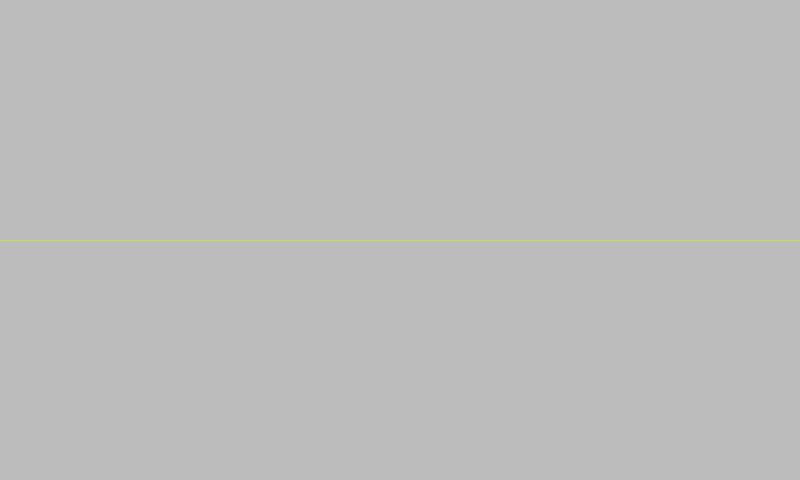
Frame 1 (no input)
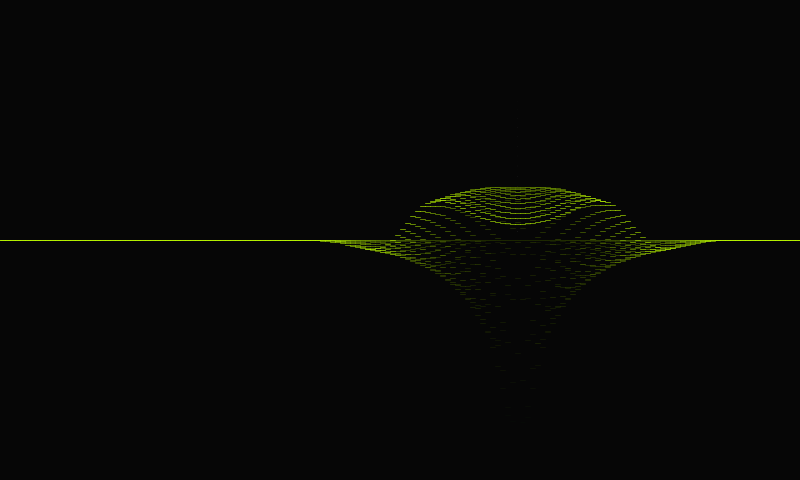
Frame 60 (the mouse pressed at the canvas centre just before this capture)
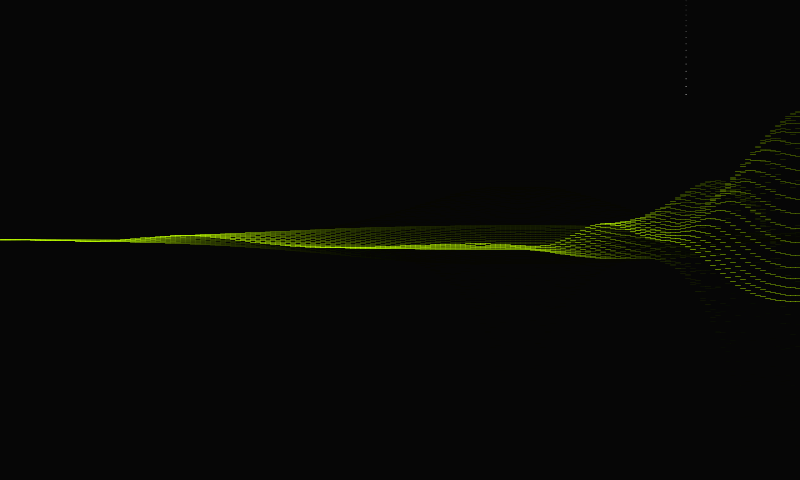
Frame 120 (the mouse held since frame 60 and released just before this capture)

The Processing sketch that drew these frames (run headless with seeded random() and noise(); from frame 60 on, the mouse is pressed at the canvas centre):

// Processing sketch: processing_91211
// ── processing_91211.pde

//Dynamic 2D Waves
/*****************
source http://gamedev.tutsplus.com/tutorials/implementation/make-a-splash-with-2d-water-effects
******************/

int numCols=160;
Water[] water=new Water[numCols];
float ten=0.025;
float damp=0.025;
float spread=0.001;
Stone stone;

void setup() {

  size(800, 480);

  for (int i=0;i<numCols;i++) {

    water[i]=new Water(i*5, 500, 240, 240, 0);
  }

  stone=new Stone(new PVector(random(width), -30));
}


void draw() {

  fill(0, 20);
  noStroke();
  rect(0, 0, 800, 480);

  stone.run();

  if (stone.pos.y>240) {
    stone.pos.y=200-random(1000);
    stone.pos.x=random(width);
    stone.vel.y=0;
    stone.alpha=255;
  } 

  for (int i=0;i<numCols;i++) {

    water[i].display();
    water[i].update(damp, ten);

    if (stone.pos.y<240 && stone.pos.y+stone.vel.y>=240) {

      water[int(stone.pos.x/5)].h=stone.vel.y*stone.vel.y*5;
      stone.alpha=0;
    }

    float[] lDeltas = new float[numCols];
    float[] rDeltas = new float[numCols];

    for (int j=0;j<8;j++) {

      for (int l=0;l<numCols;l++) {
        if (l>0) {
          lDeltas[l]=spread * ( water[l].h - water[l-1].h);
          water[l-1].spd+=lDeltas[l];
        }

        if (l<numCols-1) {

          rDeltas[l] = spread * ( water[l].h -  water[l+1].h);
          water[l+1].spd += rDeltas[l];
        }
      }

      for (int r = 0; r < numCols; r++)
      {
        if (r > 0)
          water[r - 1].h += lDeltas[r];
        if (r < numCols - 1)
          water[r + 1].h += rDeltas[r];
      }
    }
  }
}

class Stone {

  PVector pos;
  PVector vel;
  PVector acc;
  float alpha;

  Stone(PVector p) {
    pos=p.get();
    acc =new PVector(0, 0.25);
    vel = new PVector(0, 2);
    alpha=255;
  }

  void run() {
    vel.add(acc);
    pos.add(vel);
    display();
  }

  void display() {
    noStroke();
    fill(255, alpha);
    ellipse(pos.x, pos.y, 1, 1);
  }
}

class Water {

  float x, y, h, spd, targetHeight;

  Water(float _x, float _y, float _h, float th, float s) {

    targetHeight=_h;
    h=th;
    spd=s;
    x=_x;
    y=_y;
  }

  void update(float damp, float ten) {
    float x=targetHeight-h;
    spd+=ten*x-spd*damp;
    h+=spd;
  }

  void display() {
    stroke(#BFFF00, 255-h/2);
    beginShape(LINES);
    vertex(x, h);
    vertex(x+5, h);
    endShape();
  }
}
